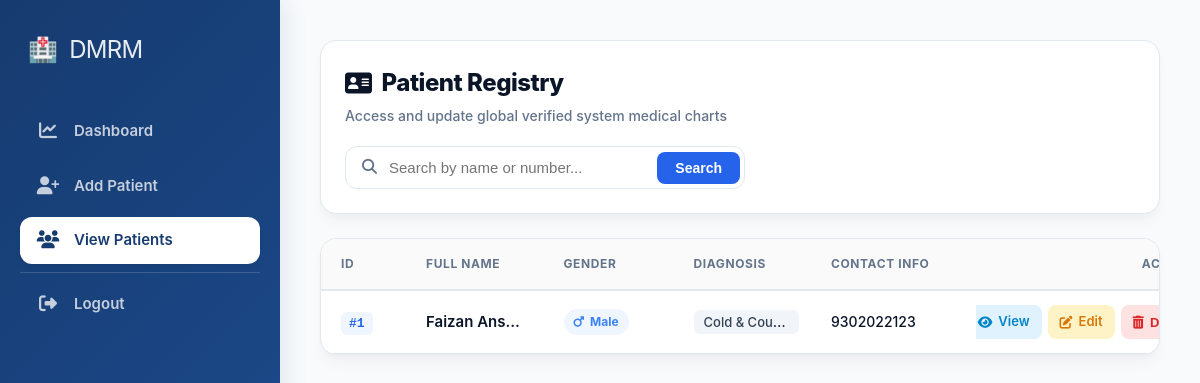
The app's page /patients (signed in), older data.
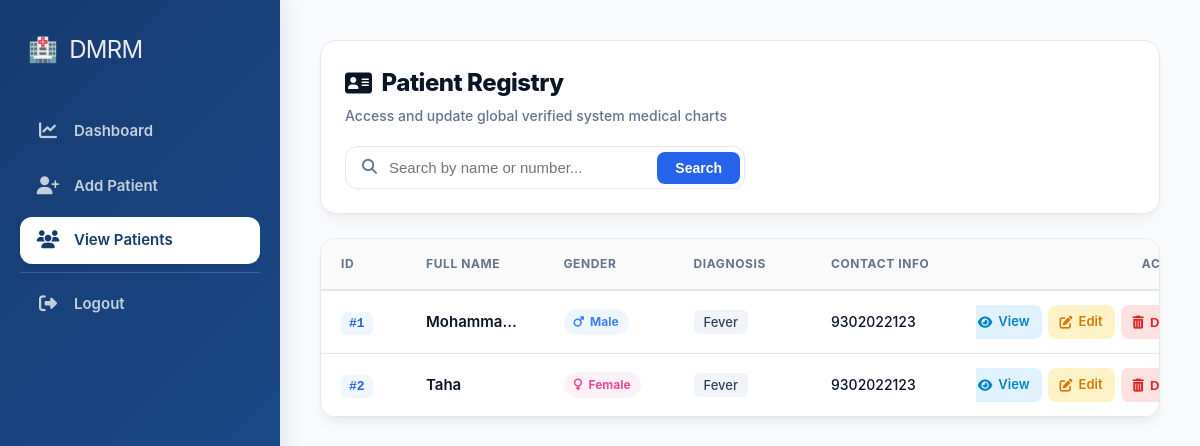
The same page, newer data.
### tables this page shows
CREATE TABLE patients (
        id INTEGER PRIMARY KEY AUTOINCREMENT,
        doctor_id INTEGER,
        name TEXT,
        age INTEGER,
        gender TEXT,
        phone TEXT,
        email TEXT,
        disease TEXT,
        blood_group TEXT,
        address TEXT,
        report TEXT,
        FOREIGN KEY(doctor_id) REFERENCES doctors(id)
    );

### app.py (the view)
@app.route("/patients")
def view_patients():
    if not is_logged_in() or session.get("role") != "admin":
        return redirect("/login")
    search = request.args.get("search")
    conn = sqlite3.connect(DATABASE, timeout=20)
    conn.row_factory = sqlite3.Row
    cur = conn.cursor()
    doctor_id = session["doctor_id"]
    if search:
        cur.execute("""
            SELECT * FROM patients
            WHERE doctor_id=? AND (name LIKE ? OR phone LIKE ?)
        """, (doctor_id, '%' + search + '%', '%' + search + '%'))
    else:
        cur.execute("SELECT * FROM patients WHERE doctor_id=?", (doctor_id,))
    patients = cur.fetchall()
    conn.close()
    return render_template("patient_list.html", patients=patients)

### app.py (called while the page is built)
def is_logged_in():
    return session.get("logged_in")

### templates/patient_list.html (shortened to what the changed rows need)
{% extends "base.html" %}
{% block content %}
<link rel="stylesheet" href="https://cdnjs.cloudflare.com/ajax/libs/font-awesome/6.5.1/css/all.min.css"/>
<div class="registry-view-wrapper">
    <div class="registry-top-bar">
        <div class="registry-meta-title">
            <h2><i class="fa-solid fa-address-card"></i> Patient Registry</h2>
        </div>
    </div>
    <div class="registry-grid-card">
        <div class="registry-table-scroll">
            <table class="registry-data-table">
                <thead>
                    <tr>
                        <th class="col-id">ID</th>
                        <th class="col-name">Full Name</th>
                        <th class="col-gender">Gender</th>
                        <th class="col-diag">Diagnosis</th>
                        <th class="col-phone">Contact Info</th>
                        <th class="col-actions">Actions</th>
                    </tr>
                </thead>
                <tbody>
                    {% for patient in patients %}
                    <tr>
                        <td>
                            <span class="id-pinnacle">#{{ patient.id }}</span>
                        </td>
                        <td class="name-pinnacle">
                            {{ patient.name }}
                        </td>
                        <td>
                            {% if patient.gender|lower == 'male' %}
                                <span class="gender-pinnacle tag-m"><i class="fa-solid fa-mars"></i> Male</span>
                            {% elif patient.gender|lower == 'female' %}
                                <span class="gender-pinnacle tag-f"><i class="fa-solid fa-venus"></i> Female</span>
                            {% else %}
                                <span class="gender-pinnacle tag-o"><i class="fa-solid fa-genderless"></i> {{ patient.gender if patient.gender else 'Other' }}</span>
                            {% endif %}
                        </td>
                        <td>
                            <span class="diag-pinnacle">{{ patient.disease }}</span>
                        </td>
                        <td>
                            <span class="phone-pinnacle">{{ patient.phone }}</span>
                        </td>
                        <td>
                            <div class="action-console-group">
                                <a class="console-btn c-view" href="{{ url_for('patient_profile', id=patient.id) }}" title="View Profile">
                                    <i class="fa-solid fa-eye"></i><span class="console-text-label">View</span>
                                </a>
                                <a class="console-btn c-edit" href="{{ url_for('edit_patient', patient_id=patient.id) }}" title="Edit Parameters">
                                    <i class="fa-solid fa-pen-to-square"></i><span class="console-text-label">Edit</span>
                                </a>
                                <form method="POST" action="{{ url_for('delete_patient', patient_id=patient.id) }}" style="display:inline;">
                                    <button class="console-btn c-delete" onclick="return confirm('Erase record permanently?')" title="Erase Record">
                                        <i class="fa-solid fa-trash-can"></i><span class="console-text-label">Delete</span>
                                    </button>
                                </form>
                            </div>
                        </td>
                    </tr>
                    {% endfor %}
                </tbody>
            </table>
        </div>
    </div>
</div>
{% if pending_count is not defined %}
    {% set pending_count = 0 %}
{% endif %}
{% endblock %}

Row changes from the older to the newer data that the page shows:
changed patients id 1: name "Faizan Ansari" → "Mohamma…"; disease "Cold & Cou…" → "Fever"
added patients: id "2", name "Taha", gender "Female" (drawn), disease "Fever", phone "9302022123"
